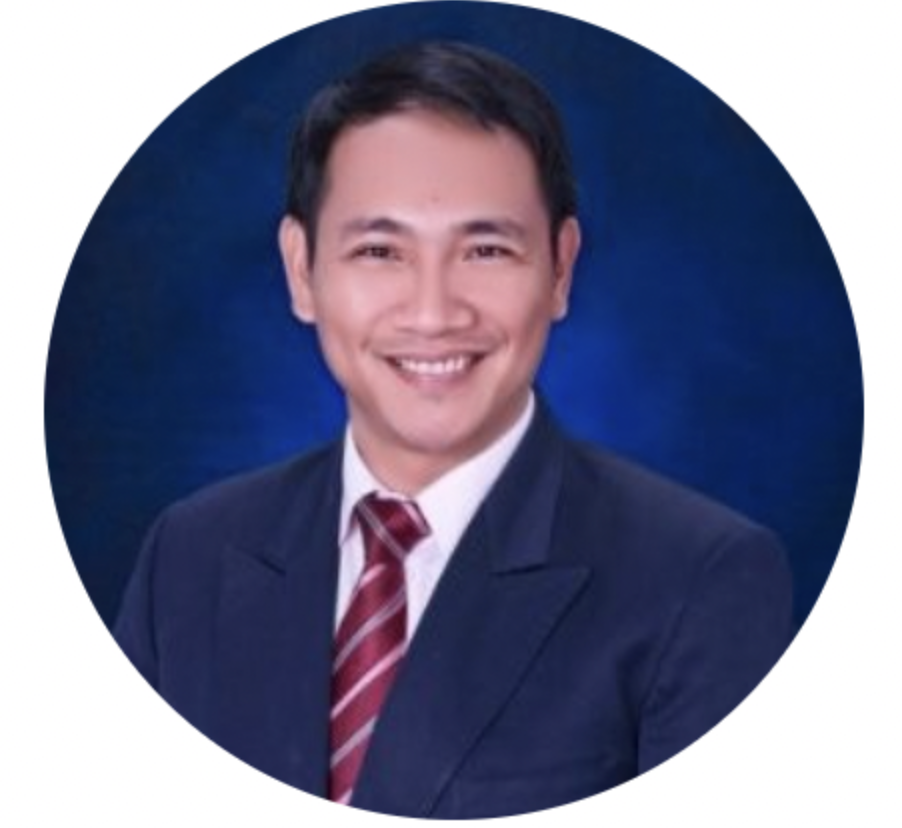
#> input picture Module 1/mypic.png, 902 x 828 px
$ jupyter execute --allow-errors 'Module 1 - OPENCV.ipynb'   (shell and % lines are left out)
#> lines starting #> are read from the running program, lines starting #| are printed output that depends on the picture
# OpenCV Installation in Jupyter Notebook

#> (a cell that did not finish here is left out)

[cell 2]
import cv2

print(cv2.__version__)

# Handling Files, Cameras, and GUIs

Specifically, in this chapter, our code samples and discussions will cover the following tasks:
- Reading images from image files, video files, camera devices, or raw bytes of data in memory
- Writing images to image files or video files
- Manipulating image data in NumPy arrays
- Displaying images in windows

## Basic I/O scripts
Most CV applications need to get images as input. Most also produce images as output. An
interactive CV application might require a camera as an input source and a window as an
output destination. However, other possible sources and destinations include image files,
video files, and raw bytes. For example, raw bytes might be transmitted via a network
connection, or they might be generated by an algorithm if we incorporate procedural
graphics into our application. Let's look at each of these possibilities.

## Reading/writing an image file
OpenCV provides the ```imread``` function to load an image from a file and
the ```imwrite``` function to write an image to a file. These functions support various file
formats for still images (not videos). The supported formats vary—as formats can be added
or removed in a custom build of OpenCV—but normally BMP, PNG, JPEG, and TIFF are
among the supported formats.

## Anatomy of the Representation of Images in OpenCV and Numpy
An image is a multidimensional array; it has columns and rows of pixels, and each pixel has a
value. For different kinds of image data, the pixel value may be formatted in different
ways. For example, we can create a 3x3 square black image from scratch by simply creating
a 2D NumPy array:

[cell 3]
import numpy
img = numpy.zeros((3, 3), dtype=numpy.uint8)
img

Here, each pixel is represented by a single 8-bit integer, which means that the values for
each pixel are in the 0-255 range, where 0 is black, 255 is white, and the in-between values
are shades of gray. This is a grayscale image.

Let's now convert this image into blue-green-red (BGR) format using
the ```cv2.cvtColor``` function:

[cell 4]
img = cv2.cvtColor(img, cv2.COLOR_GRAY2BGR)
img

As you can see, each pixel is now represented by a three-element array, with each integer
representing one of the three color channels: B, G, and R, respectively. Other common color
models, such as HSV, will be represented in the same way, albeit with different value
ranges. For example, the hue value of the HSV color model has a range of 0-180.

You can check the structure of an image by inspecting the shape property, which returns
rows, columns, and the number of channels (if there is more than one).

Consider this example:

[cell 5]
img = numpy.zeros((5, 3), dtype=numpy.uint8)
print(img.shape)

The preceding code will print (5, 3); in other words, we have a grayscale image with 5
rows and 3 columns. If you then converted the image into BGR, the shape would be (5,
3, 3), which indicates the presence of three channels per pixel.

## Loading an Image

Images can be loaded from one file format and saved to another. For example, let's convert
an image from PNG into JPEG:

[cell 6]
import cv2
image = cv2.imread('mypic.png')
#> image is the input picture: shape (828, 902, 3); mean B, G, R 141.2, 114.9, 113.5
cv2.imwrite('mypic.jpg', image)
#> Out = True

OpenCV's Python module is called `cv2` even though we are using
`OpenCV 4.x` and not `OpenCV 2.x.` Historically, OpenCV had two Python
modules: `cv2` and `cv`. The latter wrapped a legacy version of OpenCV
implemented in C. Nowadays, OpenCV has only the `cv2 Python module`,
which wraps the current version of OpenCV implemented in C++.

As an example, let's load a PNG file as a grayscale image (losing any color information in
the process), and then save it as a grayscale PNG image:

[cell 7]
import cv2
grayImage = cv2.imread('mypic.png', cv2.IMREAD_GRAYSCALE)
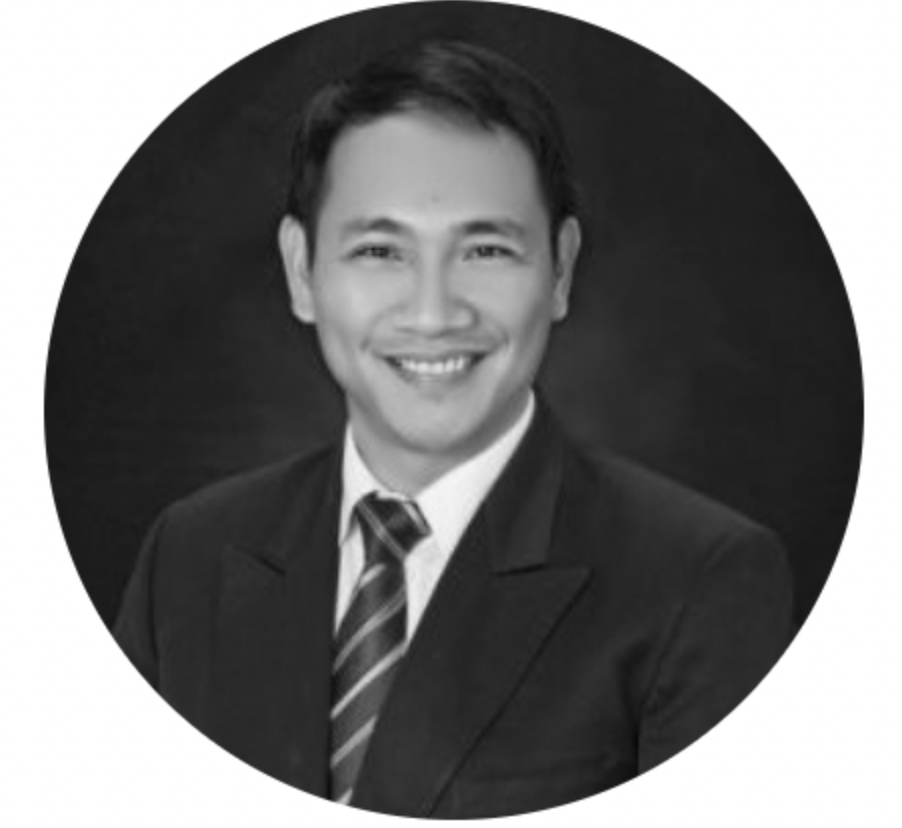
#> grayImage: shape (828, 902); min 8, max 255, mean 117.1
cv2.imwrite('mypicGray.png', grayImage)
#> Out = True

The path of an image, unless absolute, is relative to the working directory (the path from
which the Python script is run), so, in the preceding example, `mypic.png` would have to be
in the working directory or the image would not be found. If you prefer to avoid
assumptions about the working directory, you can use absolute paths, such
as ```C:\Users\Joe\Pictures\mypic.png``` on
Windows, ```/Users/Joe/Pictures/mypic.png``` on
Mac, or ```/home/joe/pictures/mypic.png``` on Linux.

We can access the properties of numpy.array, as shown in the following code:

[cell 8]
import cv2
img = cv2.imread('mypic.png')
print(img.shape)
#| (828, 902, 3)
print(img.size)
#| 2240568
print(img.dtype)
#| uint8
